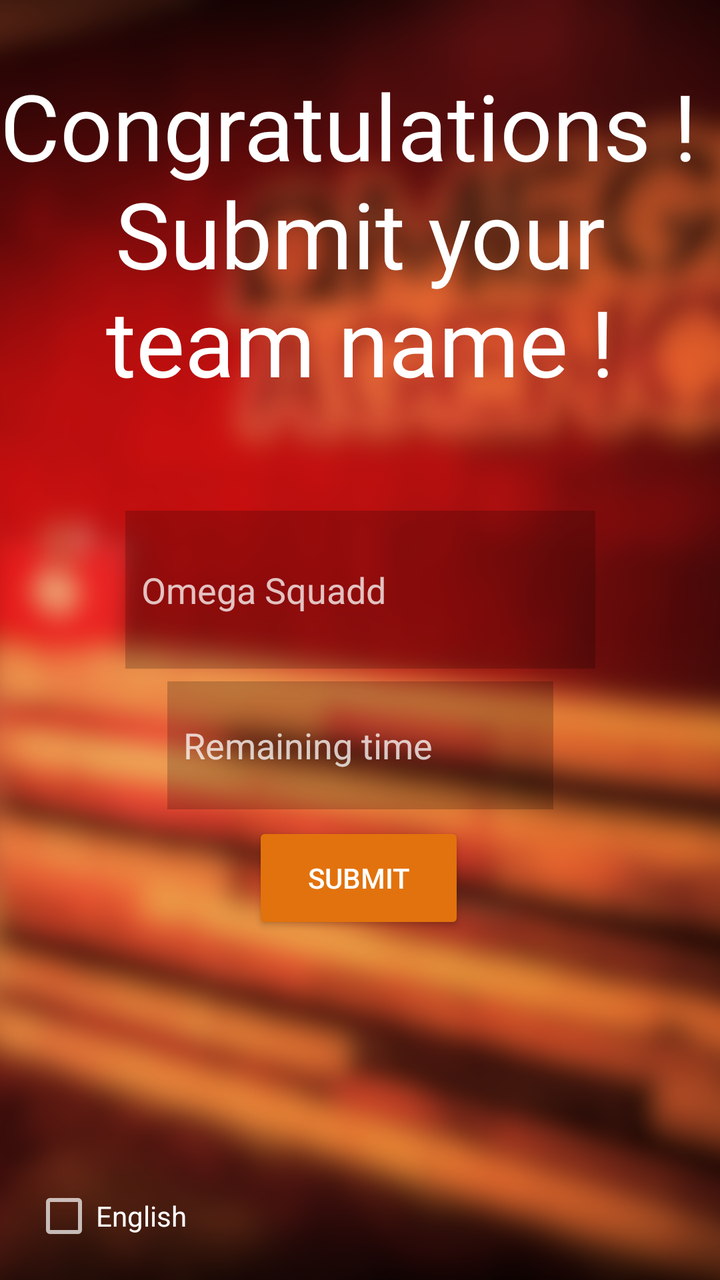
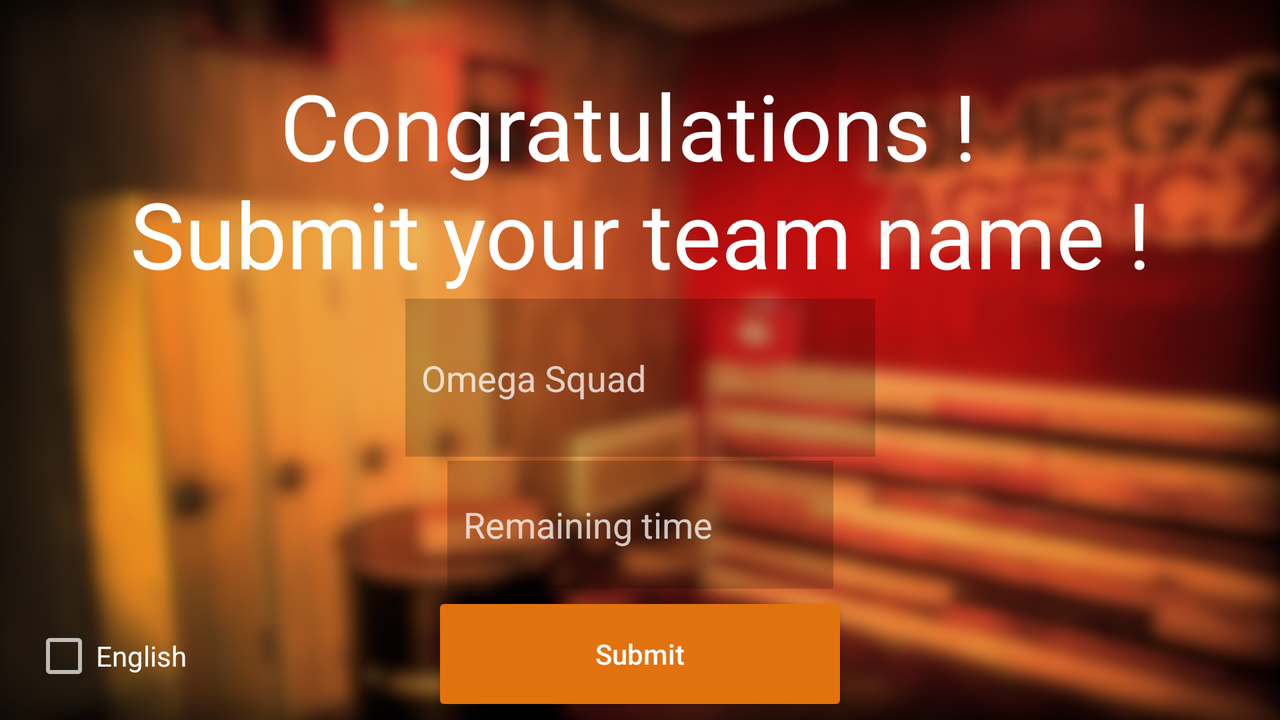

An Android layout and its configuration variant, each rendered on a device that would load it. The default file and the variant file are quoted in full after the pictures.
<!-- AndroidManifest.xml: activity theme Theme.AppCompat.NoActionBar -->
<!-- res/layout/activity_main.xml -->
<?xml version="1.0" encoding="utf-8"?>
<androidx.constraintlayout.widget.ConstraintLayout xmlns:android="http://schemas.android.com/apk/res/android"
    xmlns:app="http://schemas.android.com/apk/res-auto"
    xmlns:tools="http://schemas.android.com/tools"
    android:layout_width="match_parent"
    android:layout_height="match_parent"
    android:background="@drawable/blurred_background_droit"
    tools:context=".Controller.MainActivity">

    <TextView
        android:id="@+id/main_TextView_congrats"
        android:layout_width="wrap_content"
        android:layout_height="wrap_content"
        android:layout_marginTop="32dp"
        android:text="@string/main_congrats"
        android:textAlignment="center"
        android:textSize="46sp"
        android:textColor="@color/white"
        app:layout_constraintLeft_toLeftOf="parent"
        app:layout_constraintRight_toRightOf="parent"
        app:layout_constraintTop_toTopOf="parent" />



    <EditText
        android:id="@+id/main_EditText_time"
        android:layout_width="193dp"
        android:layout_height="64dp"
        android:ems="10"
        android:inputType="time"
        android:background="@color/trans_black"
        android:hint="@string/timer_hint"
        android:textColorHint="@color/trans_white"
        android:padding="8dp"
        app:layout_constraintBottom_toTopOf="@+id/main_button_submit"
        app:layout_constraintEnd_toEndOf="parent"
        app:layout_constraintStart_toStartOf="parent"
        app:layout_constraintTop_toBottomOf="@+id/main_editText_TeamName" />

    <EditText
        android:id="@+id/main_editText_TeamName"
        android:layout_width="235dp"
        android:layout_height="79dp"
        android:layout_marginBottom="32dp"
        android:background="@color/trans_black"
        android:ems="10"
        android:textColorHint="@color/trans_white"
        android:hint="Omega Squadd"
        android:inputType="textPersonName"
        android:padding="8dp"
        app:layout_constraintBottom_toBottomOf="parent"
        app:layout_constraintEnd_toEndOf="parent"
        app:layout_constraintHorizontal_bias="0.501"
        app:layout_constraintStart_toStartOf="parent"
        app:layout_constraintTop_toBottomOf="@+id/main_TextView_congrats"
        app:layout_constraintVertical_bias="0.165" />

    <Button
        android:id="@+id/main_button_submit"
        android:layout_width="106dp"
        android:layout_height="56dp"
        android:backgroundTint="@color/omega_orange"
        android:text="@string/main_submit"
        app:layout_constraintBottom_toBottomOf="parent"
        app:layout_constraintEnd_toEndOf="parent"
        app:layout_constraintHorizontal_bias="0.498"
        app:layout_constraintStart_toStartOf="parent"
        app:layout_constraintTop_toBottomOf="@+id/main_editText_TeamName"
        app:layout_constraintVertical_bias="0.307" />

    <CheckBox
        android:id="@+id/main_checkBox_english"
        android:layout_width="wrap_content"
        android:layout_height="wrap_content"
        android:text="@string/english"
        android:layout_margin="16dp"
        app:layout_constraintBottom_toBottomOf="parent"
        app:layout_constraintStart_toStartOf="parent" />




</androidx.constraintlayout.widget.ConstraintLayout>
<!-- resources referenced by this layout -->
<resources>
  <color name="omega_orange">#E2720D</color>
  <color name="trans_black">#33000000</color>
  <color name="trans_white">#BFFFFFFF</color>
  <color name="white">#FFFFFFFF</color>
  <!-- drawable blurred_background_droit: png bitmap (drawable, 363888 bytes) -->
  <string name="english">English</string>
  <string name="main_congrats">Congratulations ! \nSubmit your team name !</string>
  <string name="main_submit">Submit</string>
  <string name="timer_hint">Remaining time</string>
</resources>
<!-- res/layout-land/activity_main.xml (the author's variant of the layout above) -->
<!-- drawn on the phone turned sideways -->
<?xml version="1.0" encoding="utf-8"?>
<androidx.constraintlayout.widget.ConstraintLayout xmlns:android="http://schemas.android.com/apk/res/android"
    xmlns:app="http://schemas.android.com/apk/res-auto"
    xmlns:tools="http://schemas.android.com/tools"
    android:layout_width="match_parent"
    android:layout_height="match_parent"
    android:background="@drawable/blurred_background"
    tools:context=".Controller.MainActivity">

    <TextView
        android:id="@+id/main_TextView_congrats"
        android:layout_width="wrap_content"
        android:layout_height="wrap_content"
        android:layout_marginTop="32dp"
        android:text="@string/main_congrats"
        android:textAlignment="center"
        android:textSize="46sp"
        android:textColor="@color/white"
        app:layout_constraintLeft_toLeftOf="parent"
        app:layout_constraintRight_toRightOf="parent"
        app:layout_constraintTop_toTopOf="parent" />

    <EditText
        android:id="@+id/main_editText_TeamName"
        android:layout_width="235dp"
        android:layout_height="79dp"
        android:background="@color/trans_black"
        android:ems="10"
        android:hint="Omega Squad"
        android:inputType="textPersonName"
        android:padding="8dp"
        android:textColorHint="@color/trans_white"
        app:layout_constraintBottom_toTopOf="@+id/main_EditText_time"
        app:layout_constraintEnd_toEndOf="parent"
        app:layout_constraintStart_toStartOf="parent"
        app:layout_constraintTop_toBottomOf="@+id/main_TextView_congrats"
        app:layout_constraintVertical_bias="0.189" />

    <EditText
        android:id="@+id/main_EditText_time"
        android:layout_width="193dp"
        android:layout_height="64dp"
        android:ems="10"
        android:inputType="time"
        android:background="@color/trans_black"
        android:hint="@string/timer_hint"
        android:textColorHint="@color/trans_white"
        android:padding="8dp"
        app:layout_constraintBottom_toTopOf="@+id/main_button_submit"
        app:layout_constraintEnd_toEndOf="parent"
        app:layout_constraintStart_toStartOf="parent"
        app:layout_constraintTop_toBottomOf="@+id/main_editText_TeamName" />

    <Button
        android:id="@+id/main_button_submit"
        android:layout_width="208dp"
        android:layout_height="62dp"
        android:backgroundTint="@color/omega_orange"
        android:inputType="time"
        android:text="@string/main_submit"
        app:layout_constraintBottom_toBottomOf="parent"
        app:layout_constraintEnd_toEndOf="parent"
        app:layout_constraintStart_toStartOf="parent"
        app:layout_constraintTop_toBottomOf="@+id/main_EditText_time"
        app:layout_constraintVertical_bias="0.618" />

    <CheckBox
        android:id="@+id/main_checkBox_english"
        android:layout_width="wrap_content"
        android:layout_height="wrap_content"
        android:text="@string/english"
        android:layout_margin="16dp"
        app:layout_constraintBottom_toBottomOf="parent"
        app:layout_constraintStart_toStartOf="parent" />


</androidx.constraintlayout.widget.ConstraintLayout>
<!-- resources referenced by the variant -->
<!-- as the phone turned sideways resolves them -->
<resources>
  <color name="omega_orange">#E2720D</color>
  <color name="trans_black">#33000000</color>
  <color name="trans_white">#BFFFFFFF</color>
  <color name="white">#FFFFFFFF</color>
  <!-- drawable blurred_background: png bitmap (drawable, 904180 bytes) -->
  <string name="english">English</string>
  <string name="main_congrats">Congratulations ! \nSubmit your team name !</string>
  <string name="main_submit">Submit</string>
  <string name="timer_hint">Remaining time</string>
</resources>
